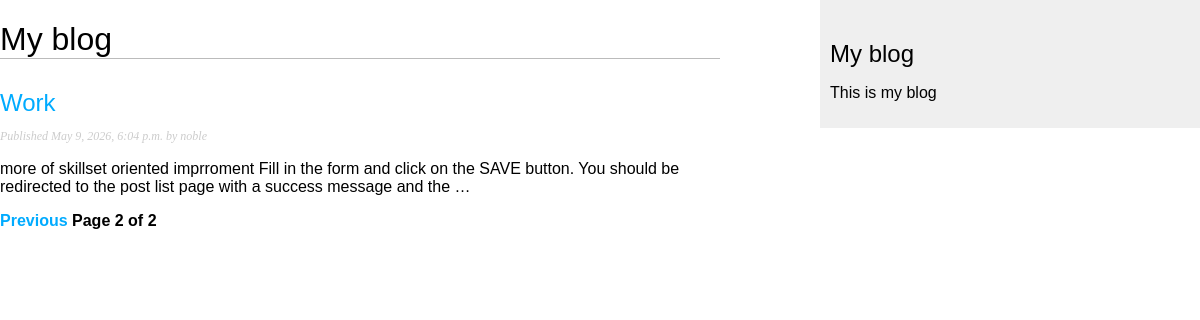
Screenshot of /blog/?page=2 with the database file from the repository.
### blog/models.py (models this page shows, shortened)
class Post(models.Model):
  class Status(models.TextChoices): #enumaration class
    DRAFT = 'DF', 'Draft'
    PUBLISHED = 'PB', 'Published'
  title = models.CharField(max_length=250)
  slug = models.SlugField(max_length=250, unique_for_date='publish')
  body = models.TextField()
  author = models.ForeignKey(
    settings.AUTH_USER_MODEL,
    on_delete=models.CASCADE,
    related_name='blog_posts'
  )
  publish = models.DateTimeField(default=timezone.now)
  created = models.DateTimeField(auto_now_add=True)
  updated = models.DateTimeField(auto_now=True)
  status = models.CharField(
    max_length=2,
    choices=Status,
    default=Status.DRAFT
  )
  objects = models.Manager() #default man
  published = PublishedManager() #custom manager
  class Meta:
    ordering = ['-publish']
    indexes = [
      models.Index(fields=['-publish']),
    ]
  def get_absolute_url(self):
    return reverse('blog:post_detail', args=[
      self.publish.year,
      self.publish.month,
      self.publish.day,
      self.slug
    ])

### blog/views.py (the view)
# urls.py: path('', views.post_list, name='post_list'),
def post_list(request):
  post_list = Post.published.all()
  paginator = Paginator(post_list, 3) #3 post per page
  page_number = request.GET.get('page', 1)
  try:
    posts = paginator.page(page_number)
  except PageNotAnInteger:
    posts = paginator.page(1)
  except EmptyPage:
    posts = paginator.page(paginator.num_pages)
  return render(request, 'blog/post/list.html', {'posts':posts})

### blog/models.py (called while the page is built)
  def get_queryset(self):
    return super().get_queryset().filter(status=Post.Status.PUBLISHED)

### blog/templates/blog/post/list.html (shortened to what this page needs)
{% extends "blog/base.html" %}
{% block content %}
  <h1>My blog</h1>
  {% for post in posts %}
    <h2>
      <a href="{{ post.get_absolute_url }}">
        {{ post.title }}
      </a>
    </h2>
    <p class="date">
      Published {{ post.publish }} by {{ post.author }}
    </p>
    {{ post.body|truncatewords:30|linebreaks }}
  {% endfor %}
  {% include "blog/pagination.html" with page=posts%}
{% endblock %}

### blog/templates/blog/base.html (style rules this page uses)
body { margin: 0; padding: 0; font-family: Arial, Helvetica, sans-serif; }
a { color: #00abff; text-decoration: none; }
h1 { font-weight: normal; border-bottom: 1px solid #bbb; }
h2 { font-weight: normal; margin: 30px 0 0; }
p.date { color: #ccc; font-family: geoergia, serif; font-size: 12px; font-style: italic; }

### rows the page displays
Post: title "Work", publish "May 9, 2026, 6:04 p.m.", author "noble", body "more of skillset oriented imprroment Fill in the form and click on the SAVE button. You should be redirected to the post list page with a success message and the …"

### other values shown
{{ page.number }} "2"
{{ page.paginator.num_pages }} "2"
